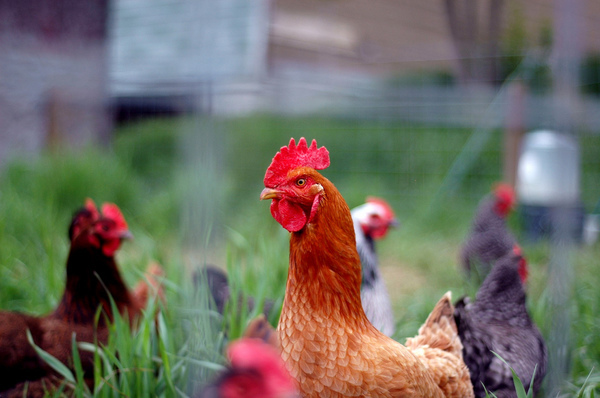
#> input picture tinygrad_repo/test/models/efficientnet/Chicken.jpg, 600 x 398 px; its folder holds only this picture in this run
$ python -i boot_logo.py   (imports and definitions only)
#> lines starting #> are read from the running program, lines starting #| are printed output that depends on the picture
#> in _write_logo, img is the input picture: PIL image 600x398 RGB; mean R, G, B 112.7, 109.3, 99.5
"""
Copyright (c) 2026-, Zeph Leggett.

This file is part of zoompilot and is licensed under the MIT License.
See the LICENSE.md file in the root directory for more details.
"""
import shutil
import subprocess
import tempfile
from pathlib import Path

from openpilot.common.hardware import HARDWARE

BG_JPG_PATH = Path("/usr/comma/bg.jpg")
BG_PNG_PATH = Path("/usr/comma/bg.png")
MAGIC_PATH = Path("/usr/comma/magic.py")
USER_LOGOS_DIR = Path("/data/media/bootlogos")
STOCK_BACKUP_PATH = USER_LOGOS_DIR / ".stock_backup.jpg"
LOGO_EXTENSIONS = (".jpg", ".jpeg", ".png")
MAX_USER_LOGO_SIZE = 10 * 1024 * 1024  # bytes
CANVAS_SIZE = (2160, 1080)  # the screen; magic.py draws bg.jpg scaled to width x width/2
LOGO_BOX_SIZE = (256, 440)  # footprint of the stock comma logo, measured from stock bg.jpg


def _run(cmd: list[str], timeout: float = 30) -> subprocess.CompletedProcess:
  try:
    return subprocess.run(cmd, capture_output=True, text=True, timeout=timeout)
  except subprocess.TimeoutExpired:
    return subprocess.CompletedProcess(cmd, 124, stdout="", stderr="timeout")


# [35 lines left out: functions _first_user_logo, _ensure_user_logos_dir, _backup_stock_logo, not called in this run]


def _stage_canvas(logo):
  """Flatten onto black, fit into the stock logo's box, center on the boot canvas."""
  from PIL import Image

  flattened = Image.alpha_composite(Image.new("RGBA", logo.size, (0, 0, 0, 255)), logo.convert("RGBA")).convert("RGB")
  scale = min(LOGO_BOX_SIZE[0] / flattened.width, LOGO_BOX_SIZE[1] / flattened.height, 1.0)
#> scale = 0.427
  resized = flattened.resize((max(1, round(flattened.width * scale)), max(1, round(flattened.height * scale))), Image.LANCZOS)
  canvas = Image.new("RGB", CANVAS_SIZE, (0, 0, 0))
#> canvas: PIL image 2160x1080 RGB; every value is 0
  canvas.paste(resized, ((CANVAS_SIZE[0] - resized.width) // 2, (CANVAS_SIZE[1] - resized.height) // 2))
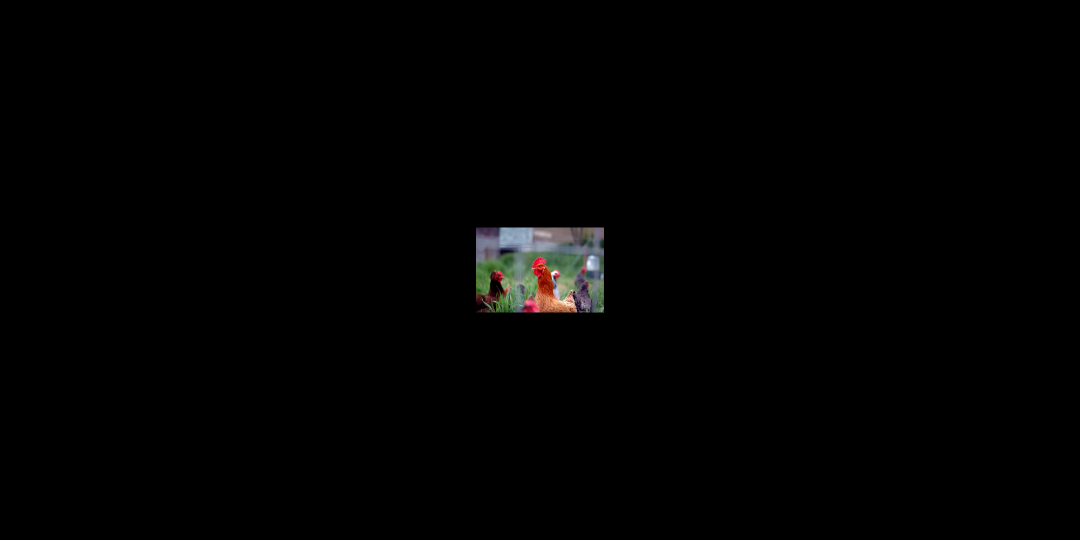
#> canvas: PIL image 2160x1080 RGB (shown at 1/2 size); mean R, G, B 2.1, 2, 1.9
  return canvas


def _write_logo(target: Path) -> None:
  from PIL import Image

  with tempfile.TemporaryDirectory(prefix="boot_logo_") as staging_dir:
    staging_path = Path(staging_dir)
    staged_jpeg = staging_path / "bg.jpg"
    staged_png = staging_path / "bg.png"

    # current AGNOS draws bg.jpg through magic.py; older generations drew bg.png through weston
    magic_uses_jpeg = False
    try:
      magic_uses_jpeg = BG_JPG_PATH.as_posix() in MAGIC_PATH.read_text()
    except OSError:
      pass

    if target == STOCK_BACKUP_PATH:
      # the backup was a valid bg.jpg: restore it byte-for-byte, no re-encode
      shutil.copyfile(target, staged_jpeg)
      with Image.open(target) as img:
        img.convert("RGB").save(staged_png, format="PNG")
    else:
      with Image.open(target) as img:
        landscape = _stage_canvas(img)
      landscape.save(staged_png, format="PNG")
      (landscape if magic_uses_jpeg else landscape.transpose(Image.Transpose.ROTATE_270)).save(staged_jpeg, format="JPEG", quality=95)
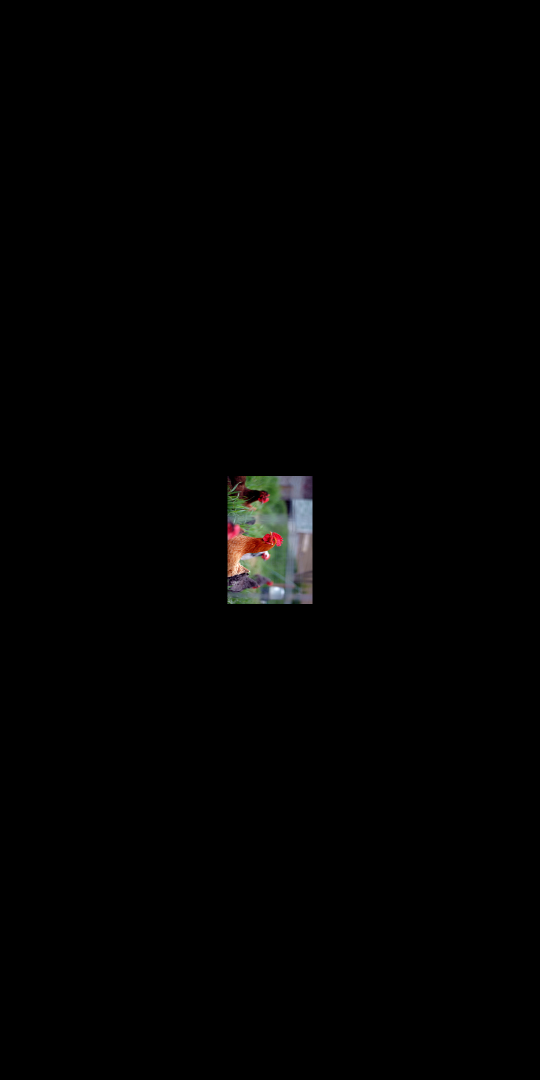
#> saved as bg.jpg: PIL image 1080x2160 RGB (shown at 1/2 size); mean R, G, B 2.1, 2, 1.9

    variants = [(staged_jpeg, BG_JPG_PATH)]
    if BG_PNG_PATH.is_file():
      variants.append((staged_png, BG_PNG_PATH))

    pending = [(source, destination) for source, destination in variants
               if not destination.is_file() or destination.read_bytes() != source.read_bytes()]
    if not pending:
      return

    mount = _run(["findmnt", "-n", "-o", "OPTIONS", "/"])
    if mount.returncode != 0:
      print(f"boot logo: failed to read mount options: {mount.stderr.strip()}")
      return
    mount_options = mount.stdout.strip()

    remount_rw = _run(["sudo", "mount", "-o", "remount,rw", "/"])
    if remount_rw.returncode != 0:
      print(f"boot logo: failed to remount / read-write: {remount_rw.stderr.strip()}")
      return

    try:
      for source, destination in pending:
        copied = _run(["sudo", "cp", str(source), str(destination)])
        if copied.returncode != 0:
          print(f"boot logo: failed to write {destination}: {copied.stderr.strip()}")
    finally:
      restored = _run(["sudo", "mount", "-o", f"remount,{mount_options}", "/"])
      if restored.returncode != 0:
        print(f"boot logo: failed to restore mount options: {restored.stderr.strip()}")


# [20 lines left out: function apply_boot_logo, not called in this run]

#> (the run stopped early here; a loop or call above may not have finished)
